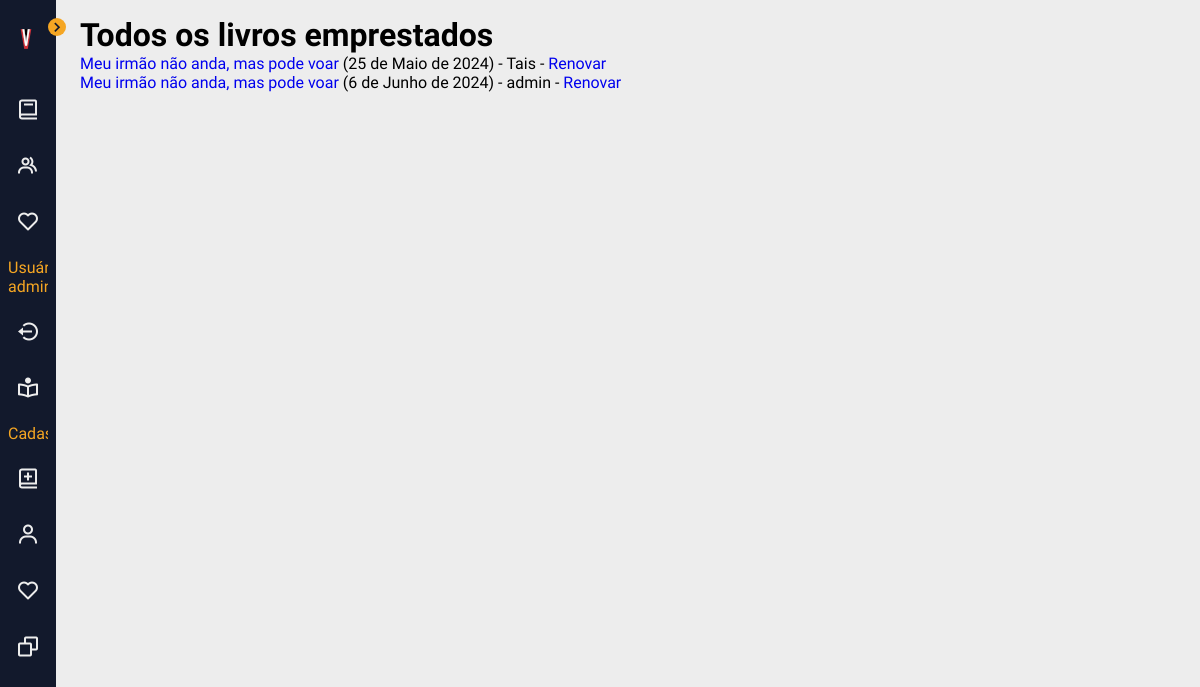
/catalogo/borrowed/ (signed in), run on an earlier commit of the app's database.
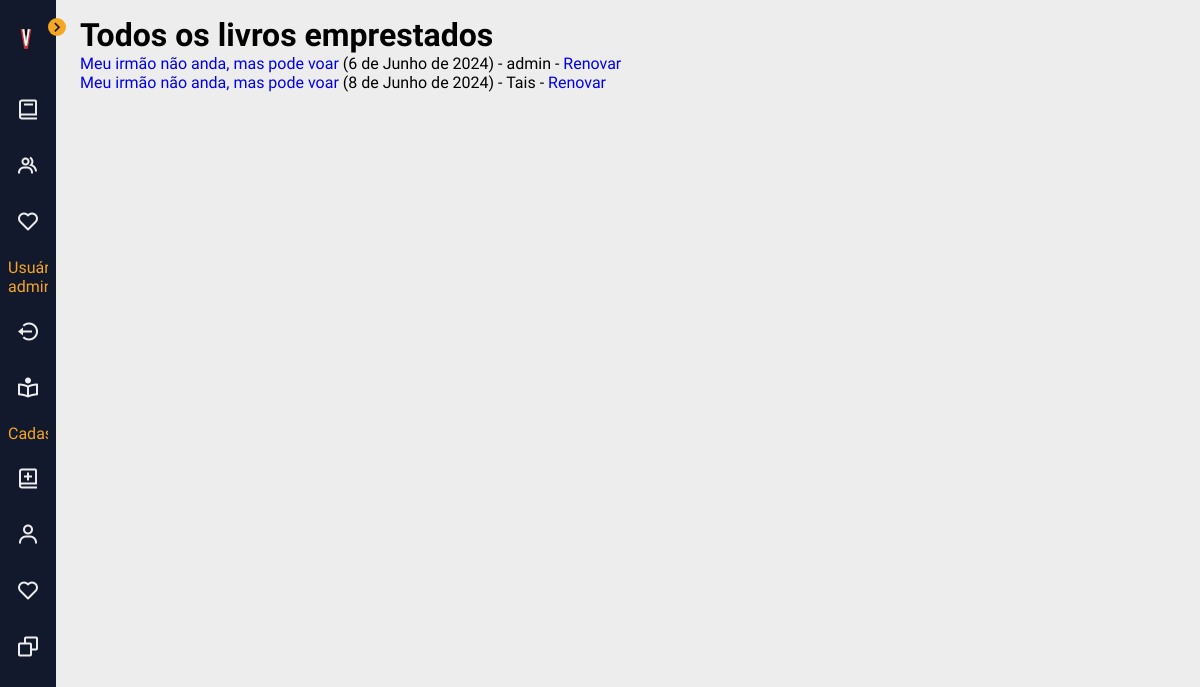
And on a later commit of the database.
### catalogo/models.py (models this page shows, shortened)
class BookInstance(models.Model):
    id = models.UUIDField(primary_key=True, default=uuid.uuid4,
                          help_text="Identificação única para o livro no sistema")
    book = models.ForeignKey('Book', on_delete=models.RESTRICT, null=True, verbose_name='Livro')
    due_back = models.DateField('Devolução', null=True, blank=True, help_text='Data de devolução')
    borrower = models.ForeignKey(
        settings.AUTH_USER_MODEL, on_delete=models.SET_NULL, null=True, blank=True, verbose_name='Mutuário')
    @property
    def is_overdue(self):
        return bool(self.due_back and date.today() > self.due_back)
    LOAN_STATUS = (
        ('o', 'Emprestado'),
        ('a', 'Disponível'),
    )
    status = models.CharField(
        max_length=1,
        choices=LOAN_STATUS,
        blank=True,
        default='a',
        help_text='Disponibilidade do livro')
    class Meta:
        ordering = ['due_back']
        permissions = (("can_mark_returned", "Set book as returned"),)

class Book(models.Model):
    título = models.CharField(max_length=200)
    autor = models.ForeignKey('Autor', on_delete=models.RESTRICT, null=True)
    resumo = models.TextField(
        max_length=1000, help_text="Insira uma breve descrição do livro.")
    gênero = models.ManyToManyField(
        Gênero, help_text="Selecione um gênero para este livro")
    idade = models.PositiveSmallIntegerField('Faixa etária', default=0)
    capa = models.TextField(max_length=1000, help_text="Insira um link para a imagem da capa do livro.", default="https://vectorportal.com/storage/book-vector(1).jpg")
    class Meta:
        ordering = ['título', 'autor']
    def display_gênero(self):
        """Creates a string for the Genre. This is required to display genre in Admin."""
        return ', '.join([gênero.name for gênero in self.gênero.all()[:3]])
    display_gênero.short_description = 'Gênero'

### catalogo/views.py (the view)
# urls.py: path(r'borrowed/', views.LoanedBooksAllListView.as_view(), name='all-borrowed'),  # Added for challenge
class LoanedBooksAllListView(PermissionRequiredMixin, generic.ListView):
    model = BookInstance
    permission_required = 'catalogo.can_mark_returned'
    template_name = 'catalogo/bookinstance_list_borrowed_all.html'
    paginate_by = 10
    def get_queryset(self):
        return BookInstance.objects.filter(status__exact='o').order_by('due_back')

### catalogo/templates/catalogo/bookinstance_list_borrowed_all.html
{% extends "base_generic.html" %}
{% block content %}
    <h1>Todos os livros emprestados</h1>
    {% if bookinstance_list %}
    <ul>
      {% for bookinst in bookinstance_list %}
      <li class="{% if bookinst.is_overdue %}text-danger{% endif %}">
        <a href="{% url 'book-detail' bookinst.book.pk %}">{{bookinst.book.título}}</a> ({{ bookinst.due_back }}) {% if user.is_staff %}- {{ bookinst.borrower }}{% endif %} {% if perms.catalogo.can_mark_returned %}- <a href="{% url 'renew-book-librarian' bookinst.id %}">Renovar</a>  {% endif %}
      </li>
      {% endfor %}
    </ul>
    {% else %}
      <p>Não existem livros emprestados.</p>
    {% endif %}
{% endblock %}

What changed in the data, as far as the page shows it:
shown differently, row unchanged: BookInstance "6 de Junho de 2024": moves up the list
changed BookInstance "Tais": due_back "25 de Maio de 2024" → "8 de Junho de 2024"
